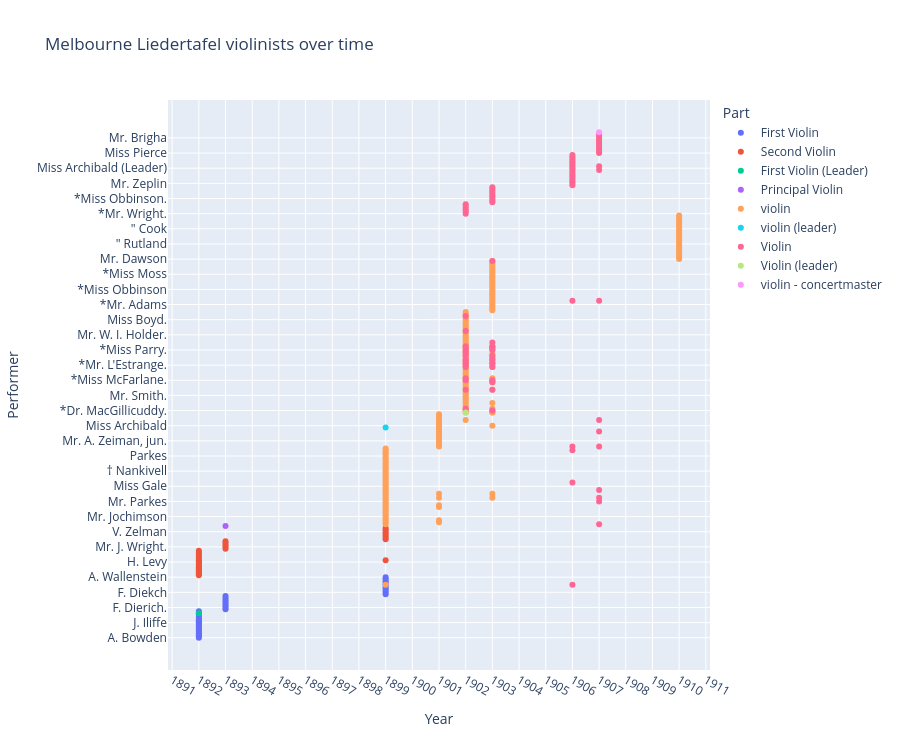

The code cell stored with this chart in its notebook:
### Code cell
fig = px.scatter(
    violinists,
    x="year",
    y="name",
    color="part_or_instrument",
    hover_data=["filename", "page_number", "source_text"],
    title="Melbourne Liedertafel violinists over time",
    labels={"year": "Year", "name": "Performer", "part_or_instrument": "Part"},
)
fig.update_layout(height=750, xaxis=dict(dtick=1))
fig.show()

### Figure 1 — Plotly figure (JSON) as saved in the notebook; plotly's stock layout.template omitted (floating-point values rounded to 4 significant figures; data arrays with more than 128 entries replaced by an {"elided": "..."} marker saying what was removed)
{"data": [{"customdata": [["UDC20260028-25.pdf", 7, "\" A. Bowden"], ["UDC20260028-25.pdf", 7, "\" A. Krakowski"], ["UDC20260028-25.pdf", 7, "Miss Flo. Lewis"], ["UDC20260028-25.pdf", 7, "\" O. Krakowski"], ["UDC20260028-25.pdf", 7, "\" E. Rooke"], ["UDC20260028-34.pdf", 4, "  \" H. F. Lewis"], ["UDC20260028-25.pdf", 7, "\" A. Levy"], ["UDC20260028-34.pdf", 4, "  \" Chas. Levy"], ["UDC20260028-34.pdf", 4, "  \" J. Iliffe"], ["UDC20260028-34.pdf", 4, "  \" Geo. Ryder"], ["UDC20260028-34.pdf", 4, "  \" D. Krakowski"], ["UDC20260028-34.pdf", 4, "Miss Flo. Lewis"], ["UDC20260028-34.pdf", 4, "  \" A. Krakowski"], ["UDC20260028-34.pdf", 4, "  \" Isabel Todner"], ["UDC20260028-25.pdf", 7, "\" J. Iliffe"], ["UDC20260028-34.pdf", 4, "  \" A. Levy"], ["UDC20260028-25.pdf", 7, "\" F. Dierich"], ["UDC20260028-25.pdf", 7, "Mr. Geo. Weston (Leader)"], ["UDC20260028-25.pdf", 7, "\" Geo. Ryder"], ["UDC20260028-25.pdf", 7, "\" Max Klein"], ["UDC20260028-10.pdf", 4, "Violini I mi. -\nMr. G. Weston."], ["UDC20260028-10.pdf", 4, "\" F. Dierich."], ["UDC20260028-10.pdf", 4, "\" G. Sutch."], ["UDC20260028-10.pdf", 4, "\" E. King."], ["UDC20260028-10.pdf", 4, "\" H. Schraeder."], ["UDC20260028-10.pdf", 4, "\" T. Zeplin."], ["UDC20260028-10.pdf", 4, "\" W. Josephi."], ["UDC20260028-10.pdf", 4, "\" B. Stevens."], ["UDC20260028-28.pdf", 18, "First Violins—\nMr. G. Weston (Leader)"], ["UDC20260028-28.pdf", 18, "First Violins—\n  ,,  F. Diekch"], ["UDC20260028-28.pdf", 18, "First Violins—\n  ,,  L. Montague"], ["UDC20260028-28.pdf", 18, "First Violins—\n  ,,  Schierlich"], ["UDC20260028-28.pdf", 18, "First Violins—\n  ,,  A. Zelman"], ["UDC20260028-28.pdf", 18, "First Violins—\n  ,,  Hunter"], ["UDC20260028-28.pdf", 18, "First Violins—\n  ,,  C. Niehoff"], ["UDC20260028-28.pdf", 18, "First Violins—\n  ,,  A. J. Parkes"], ["UDC20260028-28.pdf", 18, "First Violins—\n  ,,  A. Coy"], ["UDC20260028-28.pdf", 18, "First Violins—\n  ,,  A. Wallenstein"]], "hovertemplate": "Part=First Violin<br>Year=%{x}<br>Performer=%{y}<br>filename=%{customdata[0]}<br>page_number=%{customdata[1]}<br>source_text=%{customdata[2]}<extra></extra>", "legendgroup": "First Violin", "marker": {"color": "#636efa", "symbol": "circle"}, "mode": "markers", "name": "First Violin", "orientation": "h", "showlegend": true, "type": "scatter", "x": [1892.0, 1892.0, 1892.0, 1892.0, 1892.0, 1892.0, 1892.0, 1892.0, 1892.0, 1892.0, 1892.0, 1892.0, 1892.0, 1892.0, 1892.0, 1892.0, 1892.0, 1892.0, 1892.0, 1892.0, 1893.0, 1893.0, 1893.0, 1893.0, 1893.0, 1893.0, 1893.0, 1893.0, 1899.0, 1899.0, 1899.0, 1899.0, 1899.0, 1899.0, 1899.0, 1899.0, 1899.0, 1899.0], "xaxis": "x", "y": ["A. Bowden", "A. Krakowski", "Miss Flo. Lewis", "O. Krakowski", "E. Rooke", "H. F. Lewis", "A. Levy", "Chas. Levy", "J. Iliffe", "Geo. Ryder", "D. Krakowski", "Miss Flo. Lewis", "A. Krakowski", "Isabel Todner", "J. Iliffe", "A. Levy", "F. Dierich", "Mr. Geo. Weston", "Geo. Ryder", "Max Klein", "Mr. G. Weston.", "F. Dierich.", "G. Sutch.", "E. King.", "H. Schraeder.", "T. Zeplin.", "W. Josephi.", "B. Stevens.", "Mr. G. Weston (Leader)", "F. Diekch", "L. Montague", "Schierlich", "A. Zelman", "Hunter", "C. Niehoff", "A. J. Parkes", "A. Coy", "A. Wallenstein"], "yaxis": "y"}, {"customdata": [["UDC20260028-25.pdf", 7, "\" Clara Ellis"], ["UDC20260028-25.pdf", 7, "\" A. Wood"], ["UDC20260028-25.pdf", 7, "\" R. Payne"], ["UDC20260028-25.pdf", 7, "\" A. E. Garner"], ["UDC20260028-25.pdf", 7, "Miss F. Charge"], ["UDC20260028-25.pdf", 7, "\" R. Powers"], ["UDC20260028-25.pdf", 7, "\" M. Hood"], ["UDC20260028-25.pdf", 7, "\" H. Levy"], ["UDC20260028-25.pdf", 7, "Mr. H. Weinberg"], ["UDC20260028-25.pdf", 7, "\" J. W. Dawson"], ["UDC20260028-25.pdf", 7, "\" M. Bookless"], ["UDC20260028-34.pdf", 4, "  \" A. Wood"], ["UDC20260028-34.pdf", 4, "  \" A. McGrath"], ["UDC20260028-34.pdf", 4, "Mr. J. W. Dawson"], ["UDC20260028-34.pdf", 4, "  \" H. Levy"], ["UDC20260028-34.pdf", 4, "  \" Chas. Freeman"], ["UDC20260028-34.pdf", 4, "Miss F. Charge"], ["UDC20260028-34.pdf", 4, "  \" A. E. Garner"], ["UDC20260028-34.pdf", 4, "  \" R. Payne"], ["UDC20260028-10.pdf", 4, "\" H. Weinberg, senr."], ["UDC20260028-10.pdf", 4, "Violini IIdi. -\nMr. J. Wright."], ["UDC20260028-10.pdf", 4, "\" M. A. Phillips."], ["UDC20260028-10.pdf", 4, "\" A. Zelman."], ["UDC20260028-10.pdf", 4, "\" E. Rawlins."], ["UDC20260028-28.pdf", 18, "Second Violins—\n  ,,  Kahn"], ["UDC20260028-28.pdf", 18, "Second Violins—\n  ,,  H. H. Jacoby"], ["UDC20260028-28.pdf", 18, "Second Violins—\n  ,,  Niehoff"], ["UDC20260028-28.pdf", 18, "Second Violins—\n  ,,  Alger"], ["UDC20260028-28.pdf", 18, "Second Violins—\n  ,,  V. Zelman"], ["UDC20260028-28.pdf", 18, "Second Violins—\n  ,,  F. Weinberg"], ["UDC20260028-28.pdf", 18, "Second Violins—\nMr. H. Weinberg"], ["UDC20260028-28.pdf", 18, "Second Violins—\n  ,,  C. D. Hume"]], "hovertemplate": "Part=Second Violin<br>Year=%{x}<br>Performer=%{y}<br>filename=%{customdata[0]}<br>page_number=%{customdata[1]}<br>source_text=%{customdata[2]}<extra></extra>", "legendgroup": "Second Violin", "marker": {"color": "#EF553B", "symbol": "circle"}, "mode": "markers", "name": "Second Violin", "orientation": "h", "showlegend": true, "type": "scatter", "x": [1892.0, 1892.0, 1892.0, 1892.0, 1892.0, 1892.0, 1892.0, 1892.0, 1892.0, 1892.0, 1892.0, 1892.0, 1892.0, 1892.0, 1892.0, 1892.0, 1892.0, 1892.0, 1892.0, 1893.0, 1893.0, 1893.0, 1893.0, 1893.0, 1899.0, 1899.0, 1899.0, 1899.0, 1899.0, 1899.0, 1899.0, 1899.0], "xaxis": "x", "y": ["Clara Ellis", "A. Wood", "R. Payne", "A. E. Garner", "Miss F. Charge", "R. Powers", "M. Hood", "H. Levy", "Mr. H. Weinberg", "J. W. Dawson", "M. Bookless", "A. Wood", "A. McGrath", "Mr. J. W. Dawson", "H. Levy", "Chas. Freeman", "Miss F. Charge", "A. E. Garner", "R. Payne", "H. Weinberg, senr.", "Mr. J. Wright.", "M. A. Phillips.", "A. Zelman.", "E. Rawlins.", "Kahn", "H. H. Jacoby", "Niehoff", "Alger", "V. Zelman", "F. Weinberg", "Mr. H. Weinberg", "C. D. Hume"], "yaxis": "y"}, {"customdata": [["UDC20260028-34.pdf", 4, "*Mr. Geo. Weston (Leader)"]], "hovertemplate": "Part=First Violin (Leader)<br>Year=%{x}<br>Performer=%{y}<br>filename=%{customdata[0]}<br>page_number=%{customdata[1]}<br>source_text=%{customdata[2]}<extra></extra>", "legendgroup": "First Violin (Leader)", "marker": {"color": "#00cc96", "symbol": "circle"}, "mode": "markers", "name": "First Violin (Leader)", "orientation": "h", "showlegend": true, "type": "scatter", "x": [1892.0], "xaxis": "x", "y": ["Mr. Geo. Weston"], "yaxis": "y"}, {"customdata": [["UDC20260028-10.pdf", 4, "Principal Violin - MR. GEO. WESTON."]], "hovertemplate": "Part=Principal Violin<br>Year=%{x}<br>Performer=%{y}<br>filename=%{customdata[0]}<br>page_number=%{customdata[1]}<br>source_text=%{customdata[2]}<extra></extra>", "legendgroup": "Principal Violin", "marker": {"color": "#ab63fa", "symbol": "circle"}, "mode": "markers", "name": "Principal Violin", "orientation": "h", "showlegend": true, "type": "scatter", "x": [1893.0], "xaxis": "x", "y": ["MR. GEO. WESTON."], "yaxis": "y"}, {"customdata": {"elided": "195x3 mixed values"}, "hovertemplate": "Part=violin<br>Year=%{x}<br>Performer=%{y}<br>filename=%{customdata[0]}<br>page_number=%{customdata[1]}<br>source_text=%{customdata[2]}<extra></extra>", "legendgroup": "violin", "marker": {"color": "#FFA15A", "symbol": "circle"}, "mode": "markers", "name": "violin", "orientation": "h", "showlegend": true, "type": "scatter", "x": {"elided": "195 float values"}, "xaxis": "x", "y": {"elided": "195 str values"}, "yaxis": "y"}, {"customdata": [["UDC20260028-9.pdf", 5, "Violins—\nMr. Dierich (Leader)"]], "hovertemplate": "Part=violin (leader)<br>Year=%{x}<br>Performer=%{y}<br>filename=%{customdata[0]}<br>page_number=%{customdata[1]}<br>source_text=%{customdata[2]}<extra></extra>", "legendgroup": "violin (leader)", "marker": {"color": "#19d3f3", "symbol": "circle"}, "mode": "markers", "name": "violin (leader)", "orientation": "h", "showlegend": true, "type": "scatter", "x": [1899.0], "xaxis": "x", "y": ["Mr. Dierich"], "yaxis": "y"}, {"customdata": {"elided": "89x3 mixed values"}, "hovertemplate": "Part=Violin<br>Year=%{x}<br>Performer=%{y}<br>filename=%{customdata[0]}<br>page_number=%{customdata[1]}<br>source_text=%{customdata[2]}<extra></extra>", "legendgroup": "Violin", "marker": {"color": "#FF6692", "symbol": "circle"}, "mode": "markers", "name": "Violin", "orientation": "h", "showlegend": true, "type": "scatter", "x": [1902.0, 1902.0, 1902.0, 1902.0, 1902.0, 1902.0, 1902.0, 1902.0, 1902.0, 1902.0, 1902.0, 1902.0, 1902.0, 1902.0, 1902.0, 1902.0, 1902.0, 1902.0, 1902.0, 1902.0, 1902.0, 1902.0, 1902.0, 1902.0, 1903.0, 1903.0, 1903.0, 1903.0, 1903.0, 1903.0, 1903.0, 1903.0, 1903.0, 1903.0, 1903.0, 1903.0, 1903.0, 1903.0, 1903.0, 1903.0, 1903.0, 1903.0, 1903.0, 1903.0, 1903.0, 1903.0, 1906.0, 1906.0, 1906.0, 1906.0, 1906.0, 1906.0, 1906.0, 1906.0, 1906.0, 1906.0, 1906.0, 1906.0, 1906.0, 1906.0, 1906.0, 1906.0, 1906.0, 1906.0, 1906.0, 1906.0, 1906.0, 1906.0, 1907.0, 1907.0, 1907.0, 1907.0, 1907.0, 1907.0, 1907.0, 1907.0, 1907.0, 1907.0, 1907.0, 1907.0, 1907.0, 1907.0, 1907.0, 1907.0, 1907.0, 1907.0, 1907.0, 1907.0, 1907.0], "xaxis": "x", "y": ["*Mr. Hume.", "*Mr. Johnson.", "*Mr. Wright.", "*Mr. C. A. Smith.", "*Miss Riley.", "*Miss McFarlane.", "*Mrs. Green.", "*Miss Parry.", "*Mr. La Feuillade.", "*Miss White.", "*Miss Moss.", "*Miss Abercrombie.", "*Mr. Danne.", "*Dr. MacGillicuddy.", "*Mr. Krawkowski.", "*Mr. Lambert.", "*Miss Cussen.", "*Mr. L'Estrange.", "*Mr. North.", "*Mr. Hornby.", "*Mr. Geo. Bell.", "Mr. Parkes.", "Mr. Brennecke.", "Mr. Hunter.", "*Miss Reid.", "*Miss White.", "*Miss Senior.", "*Miss Parry.", "*Miss Obbinson.", "*Miss McFarlane.", "Miss Moss.", "*Mr. La Fentillade.", "*Mr. Johnson.", "*Mr. Dunne.", "*Mr. Hume.", "Miss Whitley.", "*Miss Abercrombie.", "*Miss Brabson.", "*Mr. C. A. Smith.", "*Mr. Hornby.", "*Mr. Danne.", "*Mr. G. Bell.", "*Dr. MacGillicuddy.", "*Mr. Adams.", "Mr. North.", "Miss Archibald.", "Miss Mercer", "Mr. Zeplin", "Whitley", "Sandford", "Sutcliffe", "Parker", "Mr. North", "Montague", "Miss Suggden", "Miss Heffernan", "Miss Archibald (Leader)", "Mr. Brennecke", "Mr. A. Zelman", "Coy", "Curcio", "Cane", "Miss Cuddon", "Grubbanks", "Mr. Hume", "Hunter", "Chatley", "Mr. Lomax", "Mr. North", "Mr. Parkes", "Miss Pierce", "Miss Suggeden", "Mr. Zelman", "Miss Whitley", "Miss Walters", "Mr. Montague", "Mr. Schieblich", "Mr. Hunter", "Miss Sandford", "Miss Heffernan", "Mr. Hume", "Mr. Adams", "Mr. Archibald", "Mr. Brigha", "Mr. Coy", "Mr. Curcio", "Miss Coddon", "Miss Gillbanks", "Mr. Brennecke"], "yaxis": "y"}, {"customdata": [["UDC20260028-46.pdf", 4, "Violins—\n*Mr. Dawson (leader)"]], "hovertemplate": "Part=Violin (leader)<br>Year=%{x}<br>Performer=%{y}<br>filename=%{customdata[0]}<br>page_number=%{customdata[1]}<br>source_text=%{customdata[2]}<extra></extra>", "legendgroup": "Violin (leader)", "marker": {"color": "#B6E880", "symbol": "circle"}, "mode": "markers", "name": "Violin (leader)", "orientation": "h", "showlegend": true, "type": "scatter", "x": [1902.0], "xaxis": "x", "y": ["*Mr. Dawson (leader)"], "yaxis": "y"}, {"customdata": [["UDC20260028-62.pdf", 7, "Mr. Weston (Leader)"]], "hovertemplate": "Part=violin - concertmaster<br>Year=%{x}<br>Performer=%{y}<br>filename=%{customdata[0]}<br>page_number=%{customdata[1]}<br>source_text=%{customdata[2]}<extra></extra>", "legendgroup": "violin - concertmaster", "marker": {"color": "#FF97FF", "symbol": "circle"}, "mode": "markers", "name": "violin - concertmaster", "orientation": "h", "showlegend": true, "type": "scatter", "x": [1907.0], "xaxis": "x", "y": ["Mr. Weston"], "yaxis": "y"}], "layout": {"height": 750, "legend": {"title": {"text": "Part"}, "tracegroupgap": 0}, "title": {"text": "Melbourne Liedertafel violinists over time"}, "xaxis": {"anchor": "y", "domain": [0, 1], "dtick": 1, "title": {"text": "Year"}}, "yaxis": {"anchor": "x", "domain": [0, 1], "title": {"text": "Performer"}}}}
